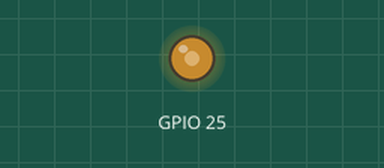
A sketch run on a simulated ESP32. Shown: output pins drawn as LEDs (lit = HIGH).

Above: at 0.05 s.
At 2.5 s:
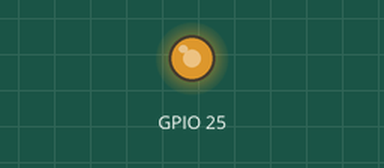
At 6.25 s:
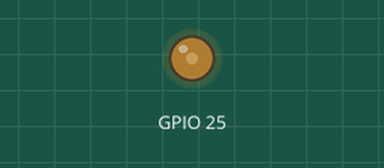
Timing chart, 0 to 9.4 s (numbered marks = the images above):
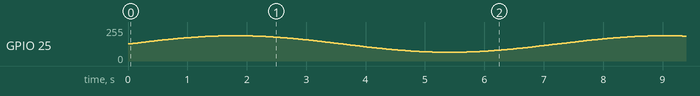

The sketch:

LED_DAC.ino
```cpp
void setup() { }

void loop() {
  static int deg=0;
  dacWrite(25, int(128+62*sin(deg*PI/180)));
  deg++;
  if (deg>360) deg = 0;
  delay(20);  // 設定輸出訊號的週期時間：20ms × 360
}
```
